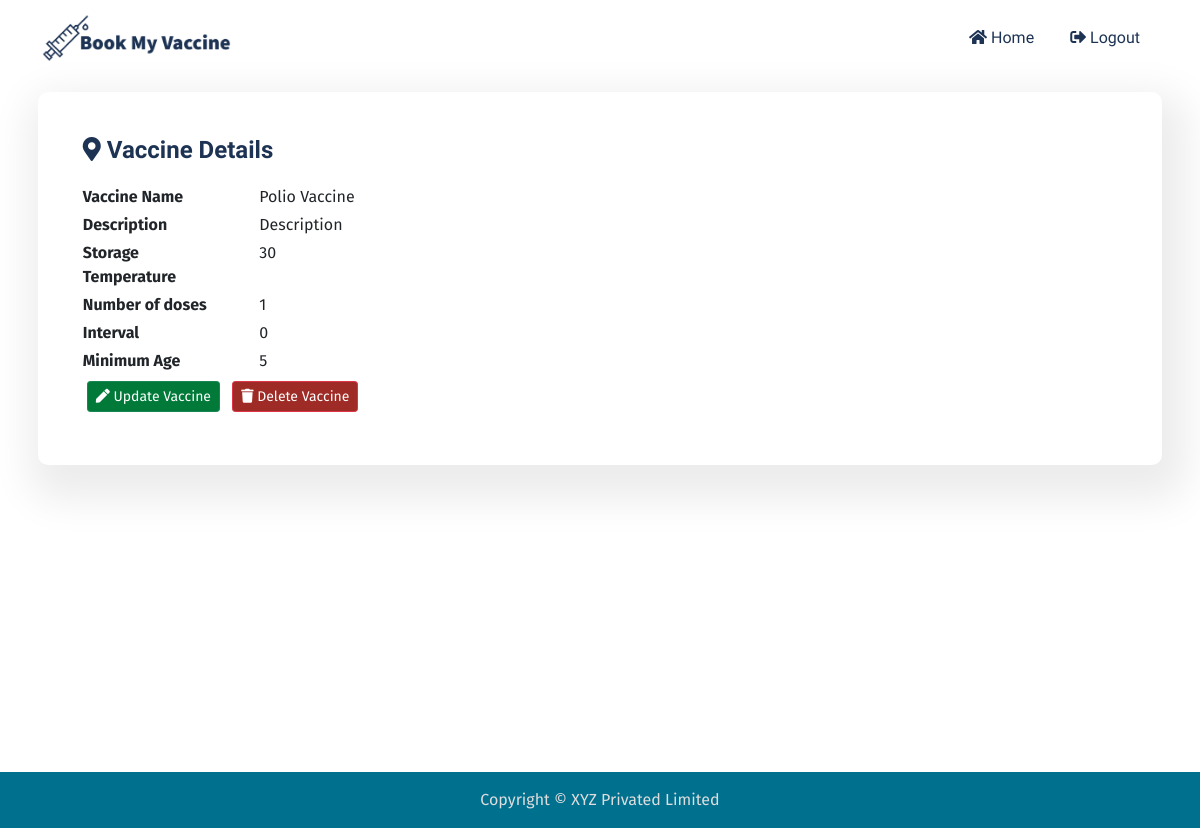
Before: /vaccine/2/ (signed in) with the older database file.
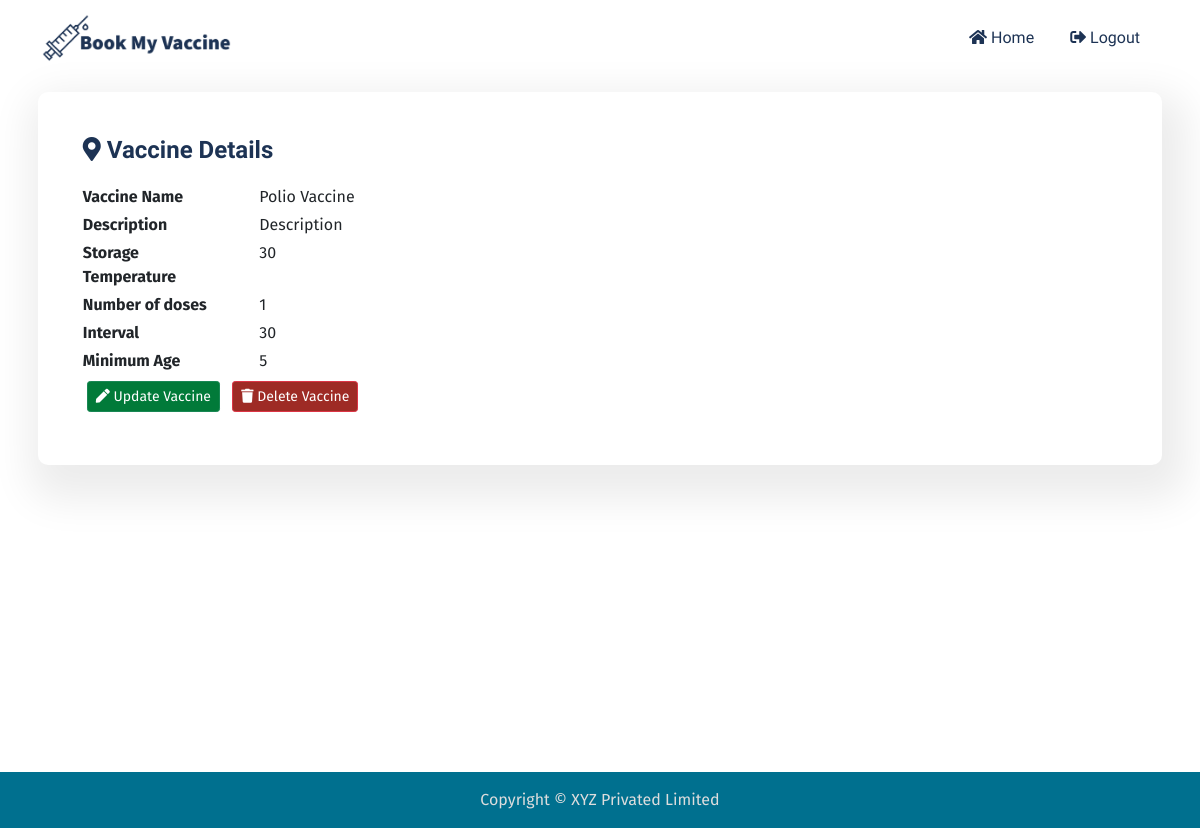
After: the same page with the newer database file.
### vaccine/models.py (models this page shows, shortened)
class Vaccine(models.Model):
    name = models.CharField("Vaccine Name", max_length=32)
    description = models.TextField(max_length=1024)
    numbre_of_doses = models.IntegerField(default=1)
    interval = models.IntegerField(default=0, help_text="please provide interval in days")
    storage_temprature = models.IntegerField(null=True, blank=True, help_text="provide temprature in celcius")
    minimum_age = models.IntegerField(default=0)

### vaccine/views.py (the view)
# urls.py: path('<int:id>/', views.Vaccine_detail.as_view(), name= 'details' ),
@method_decorator(login_required, name="dispatch")
class Vaccine_detail(View):
    def get(self, request, id):
        try:
            vaccine = Vaccine.objects.get(id = id)
        except Vaccine.DoesNotExist:
            raise Http404("Vaccine is not found")
        context = {
            "object": vaccine
        }
        return render(request, "vaccine/vaccine_detail.html", context)

### vaccine/templates/vaccine/vaccine_detail.html (shortened to what this page needs)
{% extends 'mysite/base.html' %}
{% block content %}
<div class="card mb-3">
  <div class="card-body">
    <h5 class="card-title mb-4"><i class="fas fa-map-marker-alt"></i> Vaccine Details</h5>
    <div class="row mb-1">
      <div class="col-5 col-sm-4 col-md-3 col-lg-2 fw-bold">
        Vaccine Name
      </div>
      <div class="col-7 col-sm-8 col-md-9 col-lg-10">
        {{ object.name }}
      </div>
    </div>
    <div class="row mb-1">
      <div class="col-5 col-sm-4 col-md-3 col-lg-2 fw-bold">
        Description
      </div>
      <div class="col-7 col-sm-8 col-md-9 col-lg-10">
        {{ object.description }}
      </div>
    </div>
    <div class="row mb-1">
      <div class="col-5 col-sm-4 col-md-3 col-lg-2 fw-bold">
        Storage Temperature
      </div>
      <div class="col-7 col-sm-8 col-md-9 col-lg-10">
        {{ object.storage_temprature }}
      </div>
    </div>
    <div class="row mb-1">
      <div class="col-5 col-sm-4 col-md-3 col-lg-2 fw-bold">
        Number of doses
      </div>
      <div class="col-7 col-sm-8 col-md-9 col-lg-10">
        {{ object.numbre_of_doses }}
      </div>
    </div>
    <div class="row mb-1">
      <div class="col-5 col-sm-4 col-md-3 col-lg-2 fw-bold">
        Interval
      </div>
      <div class="col-7 col-sm-8 col-md-9 col-lg-10">
        {{ object.interval }}
      </div>
    </div>
    <div class="row mb-1">
      <div class="col-5 col-sm-4 col-md-3 col-lg-2 fw-bold">
        Minimum Age
      </div>
      <div class="col-7 col-sm-8 col-md-9 col-lg-10">
        {{ object.minimum_age }}
      </div>
    </div>
    <div class="row mb-1 btn-container">
      {% if user.is_superuser %}
      <div class="col-12">
        <button class="btn btn-sm btn-success m-1">
          <a href="{% url 'vaccine:update' object.id %}">
            <i class="fas fa-pen"></i> Update Vaccine
          </a>
        </button>
        <button class="btn btn-sm btn-danger m-1">
          <a href="{% url "vaccine:delete" object.id %}">
            <i class="fas fa-trash"></i> Delete Vaccine
          </a>
        </button>
      </div>
      {% endif %}
    </div>
  </div>
</div>
{% endblock content %}

Changed rows visible on the page:
changed Vaccine "Polio Vaccine": interval "0" → "30"
